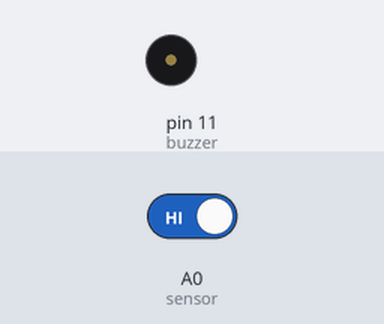
The sketch below on a simulated Arduino Uno, built with avr-gcc and run on an emulated ATmega328P. On the bench: buzzer (waves = sounding, pin HIGH). Inputs (shaded band) come from the test bench; at power-on: A0 (sensor) HIGH. What the sketch prints to the serial monitor is not drawn.

Above: at 1.2 s.
1.3 s: A0 (sensor) driven LOW
At 2.4 s:
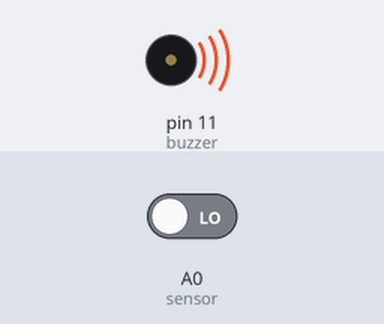
Timing chart, 0 to 4.3 s (numbered marks = the images above; inputs shaded):
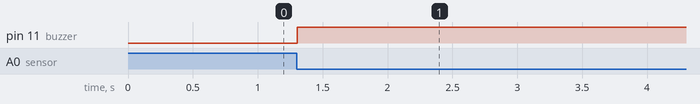

Measured:
- after the input at 1.3 s, pin 11 (buzzer): LOW → HIGH at once

The sketch:

sketch_may04a.ino
```cpp
int sensor=A0;
int buzzer=11;
void setup() {
 Serial.begin(9600);
 pinMode(sensor,INPUT_PULLUP);
 pinMode(buzzer,OUTPUT);
}

void loop() {
  Serial.println(digitalRead(sensor));
if(digitalRead(sensor)==0){
   digitalWrite(buzzer,HIGH);
   delay(50000);
}
else{
   digitalWrite(buzzer,LOW);
}
}
```
